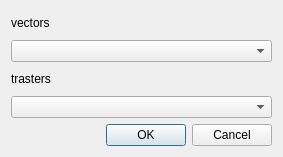
<?xml version="1.0" encoding="UTF-8"?>
<ui version="4.0">
 <class>PluginGpulDialogBase</class>
 <widget class="QDialog" name="PluginGpulDialogBase">
  <property name="geometry">
   <rect>
    <x>0</x>
    <y>0</y>
    <width>283</width>
    <height>157</height>
   </rect>
  </property>
  <property name="windowTitle">
   <string>El plugin de GPUL</string>
  </property>
  <layout class="QVBoxLayout" name="verticalLayout">
   <item>
    <widget class="QLabel" name="label">
     <property name="text">
      <string>vectors</string>
     </property>
    </widget>
   </item>
   <item>
    <widget class="QComboBox" name="vectorsCombo"/>
   </item>
   <item>
    <widget class="QLabel" name="label_2">
     <property name="text">
      <string>trasters</string>
     </property>
    </widget>
   </item>
   <item>
    <widget class="QComboBox" name="rastersCombo"/>
   </item>
   <item>
    <widget class="QDialogButtonBox" name="button_box">
     <property name="orientation">
      <enum>Qt::Horizontal</enum>
     </property>
     <property name="standardButtons">
      <set>QDialogButtonBox::Cancel|QDialogButtonBox::Ok</set>
     </property>
    </widget>
   </item>
  </layout>
 </widget>
 <resources/>
 <connections>
  <connection>
   <sender>button_box</sender>
   <signal>accepted()</signal>
   <receiver>PluginGpulDialogBase</receiver>
   <slot>accept()</slot>
   <hints>
    <hint type="sourcelabel">
     <x>20</x>
     <y>20</y>
    </hint>
    <hint type="destinationlabel">
     <x>20</x>
     <y>20</y>
    </hint>
   </hints>
  </connection>
  <connection>
   <sender>button_box</sender>
   <signal>rejected()</signal>
   <receiver>PluginGpulDialogBase</receiver>
   <slot>reject()</slot>
   <hints>
    <hint type="sourcelabel">
     <x>20</x>
     <y>20</y>
    </hint>
    <hint type="destinationlabel">
     <x>20</x>
     <y>20</y>
    </hint>
   </hints>
  </connection>
 </connections>
</ui>
